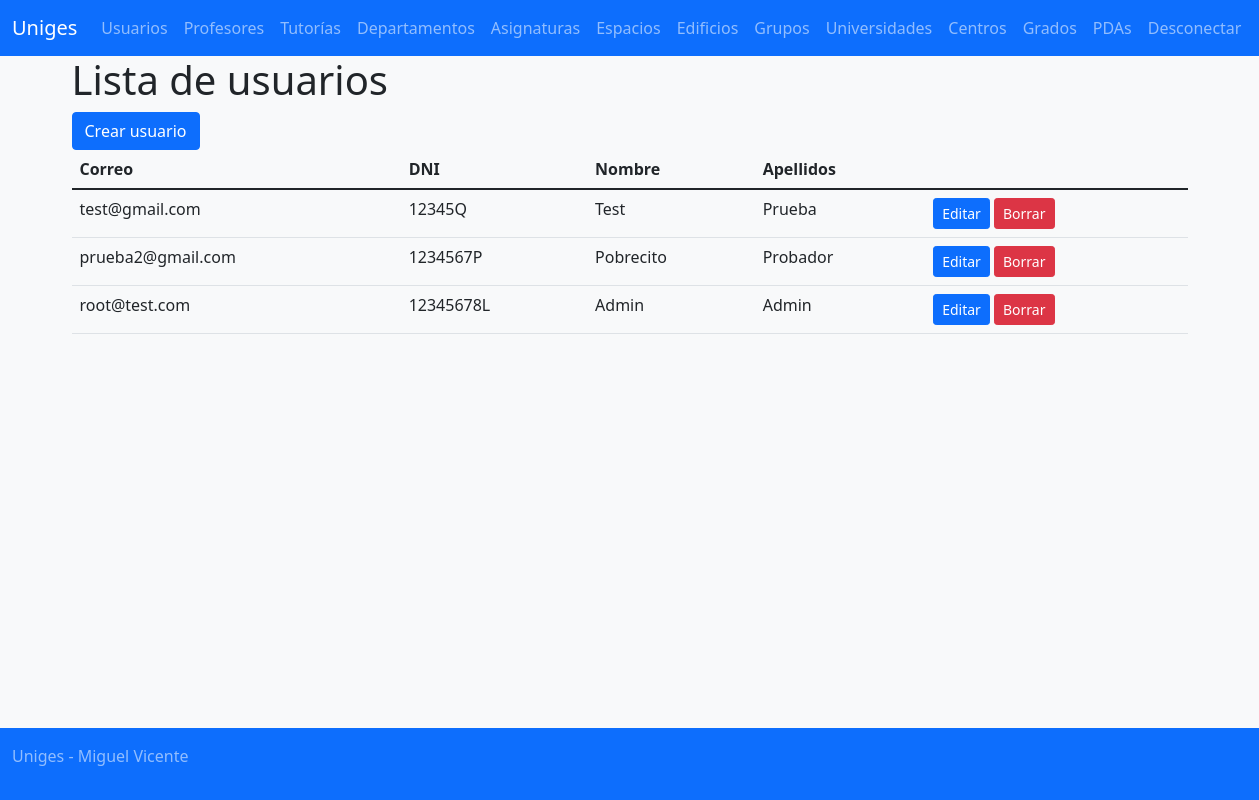
Page /?controller=user&action=list (signed in) on the committed database.
### tables this page shows
create table user (
       id int not null auto_increment primary key,
	dni varchar(9) not null,
	name varchar(255) not null,
	surname varchar(255) not null,
	email varchar(255),
	password varchar(128),
	deleted tinyint(1) not null default 0);

### modelos/UserModel.php (called while the page is built, shortened)
<?php
class UserModel {
	static function findAll() {
		$conn = Connection::getConnection();
		$stat = $conn->prepare("SELECT * FROM user WHERE deleted = 0");
		$stat->execute();
		$result = $stat->get_result();
		$return = array();
		while($fila = $result->fetch_assoc()) {
			array_push($return, $fila);
		}
		return $return;
	}
}
?>

### controladores/UserController.php (called while the page is built, shortened)
<?php
include_once "modelos/UserModel.php";
class UserController {
	function list() {
		$usuarios = UserModel::findAll();
	}
}
?>

### vistas/user/list.php (the view, shortened to what this page needs)
<h1><?=$strings["user_list_title"]?></h1>
<?php if(in_array(array("user", "add"), $sessionPermissions)) { ?>
<a class="btn btn-primary" href="/?controller=user&action=add"><?=$strings["user_list_add"]?></a>
<?php } ?>
<table class="table">
	<thead>
		<th scope="col"><?=$strings["user_list_email"]?></th>
		<th scope="col"><?=$strings["user_list_dni"]?></th>
		<th scope="col"><?=$strings["user_list_name"]?></th>
		<th scope="col"><?=$strings["user_list_surname"]?></th>
	</thead>
	<tbody>
<?php
	foreach($data as $user) {
?>
	<tr>
		<td><?= $user["email"] ?></td>
		<td><?= $user["dni"] ?></td>
		<td><?= $user["name"] ?></td>
		<td><?= $user["surname"] ?></td>
		<td>
<?php if(in_array(array("user", "edit"), $sessionPermissions)) { ?>
<a class="btn btn-primary btn-sm"
			href="/?controller=user&action=edit&id=<?= $user["id"] ?>">
			<?= $strings["user_list_edit"] ?>
			</a>
<?php } ?>
<?php if(in_array(array("user", "delete"), $sessionPermissions)) { ?>
			<form style="display: inline"
				action="/?controller=user&action=delete" method="POST">
			<input type="submit" value="Borrar" class="btn btn-danger btn-sm" />
			</form>
<?php } ?>
		</td>
	</tr>
<?php
	}
?>
	</tbody>
</table>

### rows in the picture
user: email "test@gmail.com", dni "12345Q", name "Test", surname "Prueba"
user: email "prueba2@gmail.com", dni "1234567P", name "Pobrecito", surname "Probador"
user: email "root@test.com", dni "12345678L", name "Admin", surname "Admin"

### other values in the picture
$strings["app_title"] "Uniges"
$strings["navbar_user"] "Usuarios"
$strings["navbar_professor"] "Profesores"
$strings["navbar_tutoria"] "Tutorías"
$strings["navbar_department"] "Departamentos"
$strings["navbar_subject"] "Asignaturas"
$strings["navbar_space"] "Espacios"
$strings["navbar_building"] "Edificios"
$strings["navbar_group"] "Grupos"
$strings["navbar_college"] "Universidades"
$strings["navbar_centre"] "Centros"
$strings["navbar_degree"] "Grados"
$strings["navbar_pda"] "PDAs"
$strings["logout"] "Desconectar"
$strings["user_list_title"] "Lista de usuarios"
